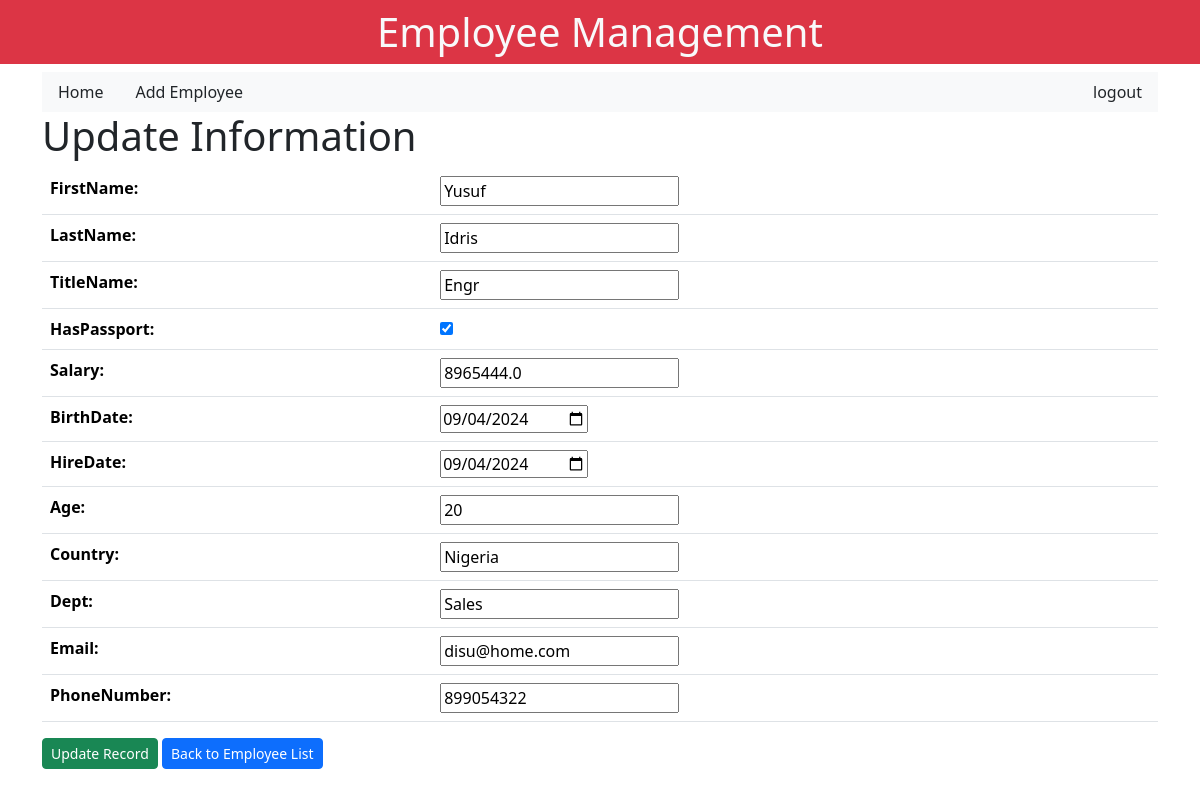
Page /employeeupdate/10 on the committed database.
### emp/models.py (models this page shows, shortened)
class Employee(models.Model):
    firstName = models.CharField(max_length=60, blank=True)
    lastName = models.CharField(max_length=60)
    titleName = models.CharField(max_length=60)
    hasPassport = models.BooleanField()
    salary = models.FloatField()
    birthDate = models.DateField()
    hireDate = models.DateField()
    age = models.IntegerField(default=None)
    country = models.CharField(max_length=60, default='')
    dept = models.CharField(max_length=60, default='')
    email = models.EmailField(max_length=100, default=None)
    phoneNumber = models.CharField(max_length=20, default=None)

### emp/views.py (the view)
# urls.py: path('employeeupdate/<int:id>', views.employeeUpdate, name='employeeupdate'),
def employeeUpdate(request, id):
    employee = Employee.objects.get(id=id)
    form = EmployeeForm(instance=employee)
    if request.method == 'POST':
        form = EmployeeForm(request.POST)# instance=emp)
        if form.is_valid():
            form.save()
        return redirect('allemployees')
    dict = {'form': form}
    return render(request, 'emp/updateemployee.html', context=dict)

### emp/forms.py
class EmployeeForm(forms.ModelForm):
    class Meta:
        model = Employee
        fields = '__all__'
        widgets = {
            'birthDate': forms.widgets.DateInput(attrs={'type': 'date'}),
            'hireDate': forms.widgets.DateInput(attrs={'type': 'date'}),
        }

### templates/emp/updateemployee.html (shortened to what this page needs)
{% extends 'base.html' %}
{% block content %}
<h1>Update Information</h1>
<form action="" method="POST">
    <table class="table">
        {{form.as_table}}
    </table>
    <input type="submit" name="" class="btn btn-success btn-sm" value="Update Record">
    <a class="btn btn-primary btn-sm" href="{% url 'allemployees' %}">Back to Employee List</a>
</form>
{% endblock %}

### rows in the picture
Employee: firstName "Yusuf", lastName "Idris", titleName "Engr", hasPassport "☑", salary "8965444.0", birthDate "09/04/2024", hireDate "09/04/2024", age "20", country "Nigeria", dept "Sales", email "disu@home.com", phoneNumber "899054322"
